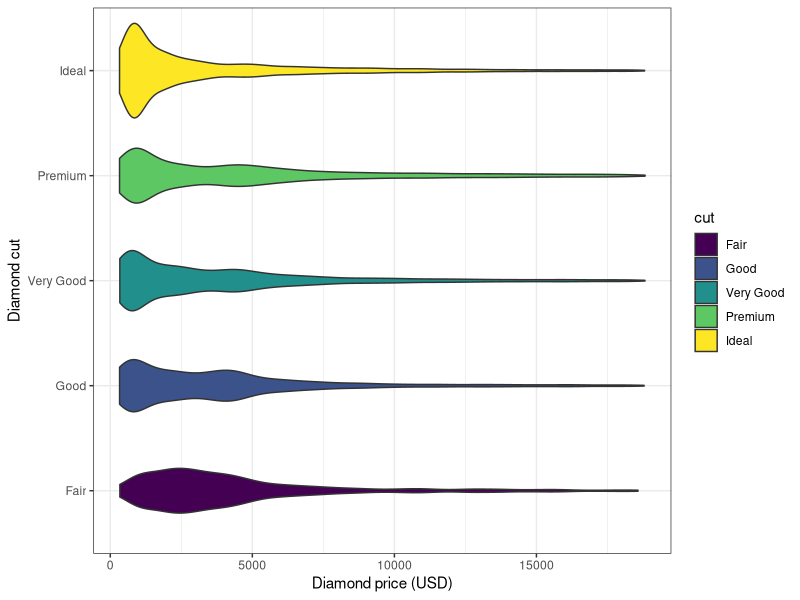

R code for this plot:
### -------------------------------
### Anthony Luna
### ESM 206 Assignment 1 - Task 3
### Troubleshooting errors in R
### -------------------------------

### The following script has a bunch of errors in it. Your goal is to correct
### everything, so that a summary table and graph is made successfully. It
### will use the existing 'diamonds' dataset in dplyr, so you will not need to
### read in any external data.

### -------------------------------
### Start exercise
### -------------------------------

### -------------------------------
### a. Attach the tidyverse package:
### -------------------------------

library(tidyverse) ### ERROR(S): Capital "T" in tidyverse.

### -------------------------------
### b. Check out the 'diamonds' data in dplyr:
### -------------------------------

View(diamonds) ### Open df in a new tab
?diamonds ### Read the R documentation on the data

### -------------------------------
### c. Do some wrangling to only keep carat, cut, color, clarity and price,
###    then only keep rows for diamonds with high clarities of "VVS2", "VVS1",
###    or "IF"
### -------------------------------

diamond_sub <- diamonds %>%
  select(carat:clarity, price) %>%  ### ERROR(S): '+' was used instead of %>%
  filter(clarity %in% c("VVS2","VVS1","IF")) ### ERROR(S): Capital "F" in filter. No c() function used for the list.

### -------------------------------
### d. For diamonds in the subset created above, make a summary table of the
###    mean price for diamonds, grouped by cut and clarity
### -------------------------------

diamond_summary <- diamond_sub %>%
  group_by(cut, clarity) %>% ### ERROR(S): Column named 'clarity' was misspelled as 'clartiy'
  summarize(
    mean_price = mean(price)) ### ERROR(S): Missing parenthesis for summarize(). Mean function takes column 'price' as argument not string "price" as an argument. 

### Look at the summary table:
View(diamond_summary)### ERROR(S): View() function was not used and the object 'diamond_summary' was misspelled as 'diamond-summary' 

### -------------------------------
### e. Now create a nice ggplot graph of the diamonds data
### -------------------------------

ggplot(diamonds, aes(x = cut, y = price)) + ### ERROR(S): Plot did not generate because it was assigned to an object. aes() function was missing for the variable designation. Function for plot is ggplot(), not ggplot2().
  geom_violin(aes(fill = cut)) + ### ERROR(S): aes() function missing for the variable designation.
  theme_bw() + ### ERROR(S): Function neds open and close parenthesis.
  labs(x = "Diamond cut", y = "Diamond price (USD)") +  ### ERROR(S): Pipe used instead of +
  coord_flip()
